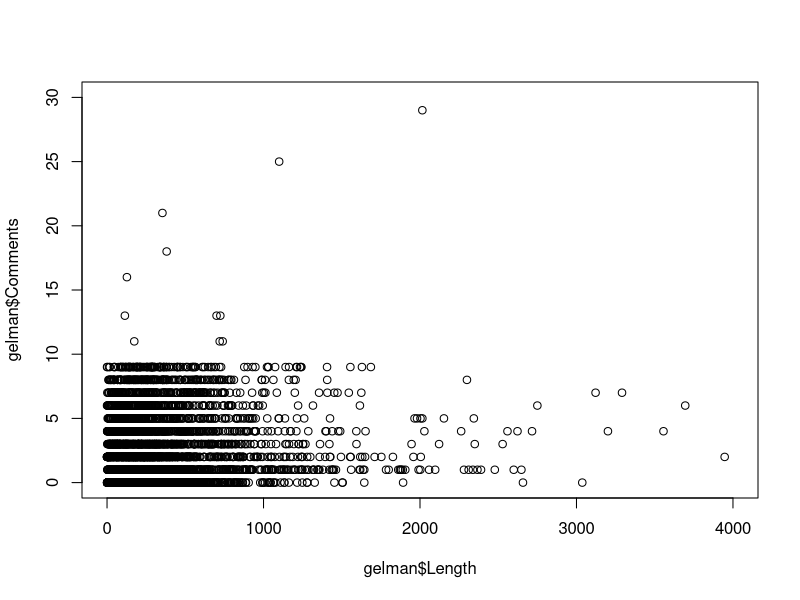

Write the R code that produced this figure.
### Analysis of Andrew Gelman's Blog
### Data collected by Matt Dickenson
### R analysis by Matt Dickenson (mcdickenson@gmail.com)

setwd('/Users/mcdickenson/github/PS398/HW5/')
gelman <- read.csv('GelmanBlogScrapeFull.csv', header=T)
head(gelman)
plot(gelman$Length, gelman$Comments,xlim=c(0,4000),ylim=c(0,30))